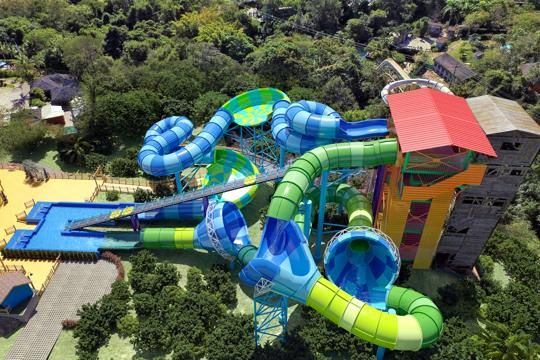
#> input picture 8 - tiltshift/aquatico.jpg, 540 x 360 px
$ python exemplo8.py   (older library calls are emulated)
#> lines starting #> are read from the running program, lines starting #| are printed output that depends on the picture
import cv2
import numpy as np

class TiltShift:
    __slider_max = 100
    __track_bars = False
    __d_window_name = "forca decaimento"
    __l1_window_name = "altura"
    __l2_window_name = "centro"
    __window_name = "Tilt-Shift"
    __original_image: np.ndarray = None
    __blurred_image: np.ndarray = None
    __ones: np.ndarray = None
    tilt_shift: np.ndarray = None
    __delay = -1

    def __init__(self, l1=30, l2=60, d=30):
        self.__d = d
        self.__l1 = l1
        self.__l2_len = l2
        self.__mean_kernel = np.ones((9, 9), np.float32) / 81

    def __create_track_bars(self, window_name: str):
        try:
            cv2.getWindowProperty(window_name, 0)
        except:
            cv2.namedWindow(window_name)

        self.__window_name = window_name
        cv2.createTrackbar(self.__d_window_name, window_name, self.__d, self.__slider_max, self.__change)
        cv2.createTrackbar(self.__l1_window_name, window_name, self.__l1, self.__slider_max, self.__change)
        cv2.createTrackbar(self.__l2_window_name, window_name, self.__l2_len, self.__slider_max, self.__change)
        self.__track_bars = True

    def __alpha_f(self, x) -> float:
        l2 = self.__l1 + self.__l2_len
        return 0.5 * (np.tanh((x - self.__l1) / self.__d) - np.tanh((x - l2) / self.__d))

    def __change(self, value: int):
#> called with value = 0
        self.__update_parameters()

        original_weight = np.zeros(self.__original_image.shape)
        blurred_weight = np.zeros(self.__blurred_image.shape)

        for x in range(int(original_weight.shape[0])):
            alpha = self.__alpha_f(x)

            blurred_weight[x, :] += 1 - alpha
            original_weight[x, :, :] += alpha

        tilt = np.multiply(original_weight, self.__original_image) / 255
        shift = np.multiply(blurred_weight, self.__blurred_image) / 255

        self.tilt_shift = tilt + shift
        if self.__delay > -1:
            cv2.imshow(self.__window_name, self.tilt_shift)
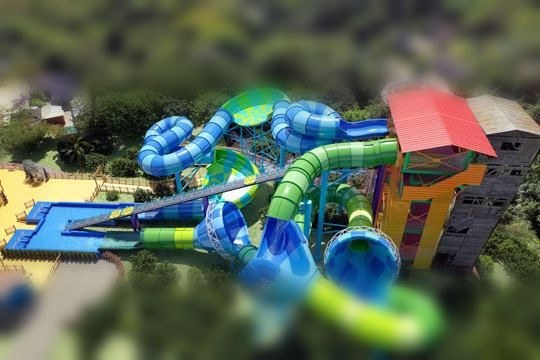
#> window 'Tilt-Shift': shape (360, 540, 3) float64; mean B, G, R 0.338, 0.398, 0.346

    @staticmethod
    def __normalize(x: int, t: int) -> float:
        return x * t / 100

    def __update_parameters(self):
        if self.__track_bars:
            self.__l1 = cv2.getTrackbarPos(self.__l1_window_name, self.__window_name) - 1
            self.__l2_len = cv2.getTrackbarPos(self.__l2_window_name, self.__window_name)
            self.__d = 0.5 * cv2.getTrackbarPos(self.__d_window_name, self.__window_name) + 1
            self.__l1 = self.__normalize(self.__l1, self.__original_image.shape[0])
            self.__l2_len = self.__normalize(self.__l2_len, self.__original_image.shape[1] / 2)

    def show_track_bars(self, window_name: str):
        if not self.__track_bars:
            self.__create_track_bars(window_name)

    def show_tilt_shift(self, delay: int):
        self.__delay = delay
        self.__change(0)

        if delay > -1:
            cv2.imshow("original image", self.__original_image)
            cv2.waitKey(delay)

    def __blurring_image(self):
        self.__blurred_image = cv2.filter2D(self.__original_image, cv2.CV_32F, self.__mean_kernel)

        for i in range(5):
            self.__blurred_image = cv2.filter2D(self.__blurred_image, cv2.CV_32F, self.__mean_kernel)

    def load_image(self, image_path: str):
        self.__original_image = cv2.imread(image_path)
        if self.__original_image is None:
            print("Imagem não encontrada !!")
            exit(1)
        self.__blurring_image()

    def set_image(self, image: np.ndarray):
        self.__original_image = image
        self.__blurring_image()

    def test_function_alpha(self):
        from matplotlib import pyplot

        x = np.array([i for i in range(129)])
        y = self.__alpha_f(x)
        pyplot.plot(x, 1 - y)
        pyplot.show()

    def save_image(self, path: str):
        cv2.imwrite(path, cv2.UMat(self.tilt_shift * 255))

if __name__ == '__main__':
    tilt_shift = TiltShift()
    tilt_shift.load_image("aquatico.jpg")
    tilt_shift.show_track_bars("Tilt-Shift")
    tilt_shift.show_tilt_shift(0)
    tilt_shift.save_image("tiltShift_aquatico.jpg")
